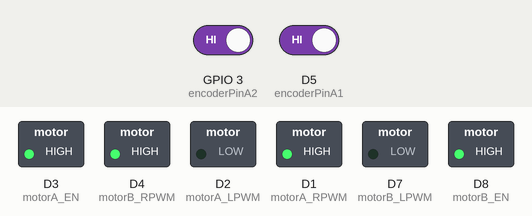
Simulated run of this sketch. Board: ESP8266 (NodeMCU). Shown: switched loads named in the sketch (green lamp = pin HIGH). The inputs (shaded band) are chosen by the test bench; at power-on: GPIO 3 (encoderPinA2) HIGH, D5 (encoderPinA1) HIGH. What the sketch prints to the serial monitor is not drawn.

Above: at 0.1 s.
Timing chart, 0 to 1.6 s (numbered marks = the images above):
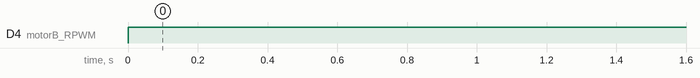

The sketch:

Encoder.ino
```cpp
const int motorA_RPWM = D1;  // Motor A Right PWM pin
const int motorA_LPWM = D2;  // Motor A Left PWM pin
const int motorA_EN = D3;    // Motor A enable pin

const int motorB_RPWM = D4;  // Motor B Right PWM pin
const int motorB_LPWM = D7;  // Motor B Left PWM pin
const int motorB_EN = D8;    // Motor B enable pin

const int encoderPinA1 = D5;  // Encoder pin A for motor A
const int encoderPinB1 = D6;  // Encoder pin B for motor A

const int encoderPinA2 = D9;  // Encoder pin A for motor B
const int encoderPinB2 = D10; // Encoder pin B for motor B

volatile int pulseCountA = 0;  // Pulse count for motor A
volatile int pulseCountB = 0;  // Pulse count for motor B
const int pulsesPerCycle = 320;  // Number of pulses before stopping
bool motorARunning = false;
bool motorBRunning = false;

// Function to count encoder pulses for motor A
void IRAM_ATTR encoderISRA() {
  pulseCountA++;
}

// Function to count encoder pulses for motor B
void IRAM_ATTR encoderISRB() {
  pulseCountB++;
}

void setup() {
  // Set motor control pins as outputs
  pinMode(motorA_RPWM, OUTPUT);
  pinMode(motorA_LPWM, OUTPUT);
  pinMode(motorA_EN, OUTPUT);

  pinMode(motorB_RPWM, OUTPUT);
  pinMode(motorB_LPWM, OUTPUT);
  pinMode(motorB_EN, OUTPUT);

  // Set encoder pins as inputs
  pinMode(encoderPinA1, INPUT_PULLUP);
  pinMode(encoderPinB1, INPUT_PULLUP);
  pinMode(encoderPinA2, INPUT_PULLUP);
  pinMode(encoderPinB2, INPUT_PULLUP);

  // Attach interrupts to encoder pins
  attachInterrupt(digitalPinToInterrupt(encoderPinA1), encoderISRA, RISING);
  attachInterrupt(digitalPinToInterrupt(encoderPinA2), encoderISRB, RISING);

  // Enable both sides of the motor driver
  digitalWrite(motorA_EN, HIGH);  // Enable Motor A
  digitalWrite(motorB_EN, HIGH);  // Enable Motor B

  Serial.begin(9600);
}

void loop() {
  // Motor A control
  if (!motorARunning) {
    pulseCountA = 0;
    analogWrite(motorA_RPWM, 255);  // Full speed for Motor A
    analogWrite(motorA_LPWM, 0);    // No speed for the other direction
    motorARunning = true;
    Serial.println("Motor A started");
  }

  // Motor B control
  if (!motorBRunning) {
    pulseCountB = 0;
    analogWrite(motorB_RPWM, 255);  // Full speed for Motor B
    analogWrite(motorB_LPWM, 0);    // No speed for the other direction
    motorBRunning = true;
    Serial.println("Motor B started");
  }

  // Print pulse counts
  Serial.print("Motor A Pulse Count: ");
  Serial.println(pulseCountA);
  Serial.print("Motor B Pulse Count: ");
  Serial.println(pulseCountB);

  // Stop Motor A after the desired number of pulses
  if (pulseCountA >= pulsesPerCycle) {
    analogWrite(motorA_RPWM, 0);  // Stop Motor A
    analogWrite(motorA_LPWM, 0);
    Serial.println("Motor A stopped after pulses");
    motorARunning = false;
  }

  // Stop Motor B after the desired number of pulses
  if (pulseCountB >= pulsesPerCycle) {
    analogWrite(motorB_RPWM, 0);  // Stop Motor B
    analogWrite(motorB_LPWM, 0);
    Serial.println("Motor B stopped after pulses");
    motorBRunning = false;
  }

  // Optional delay to pause between loops
  delay(3000);
}
```

Measured:
- by itself, D4 (motorB_RPWM): LOW → HIGH at 0.00 s
